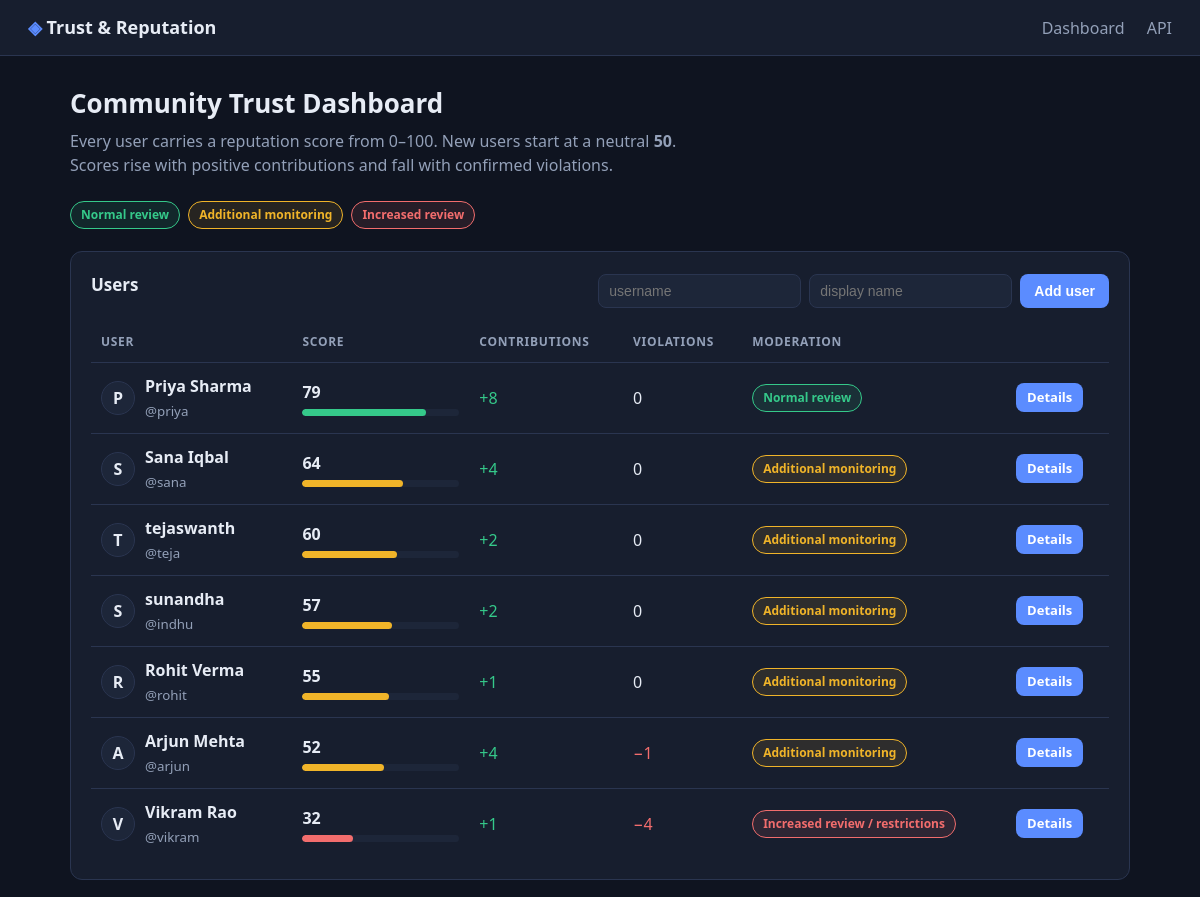
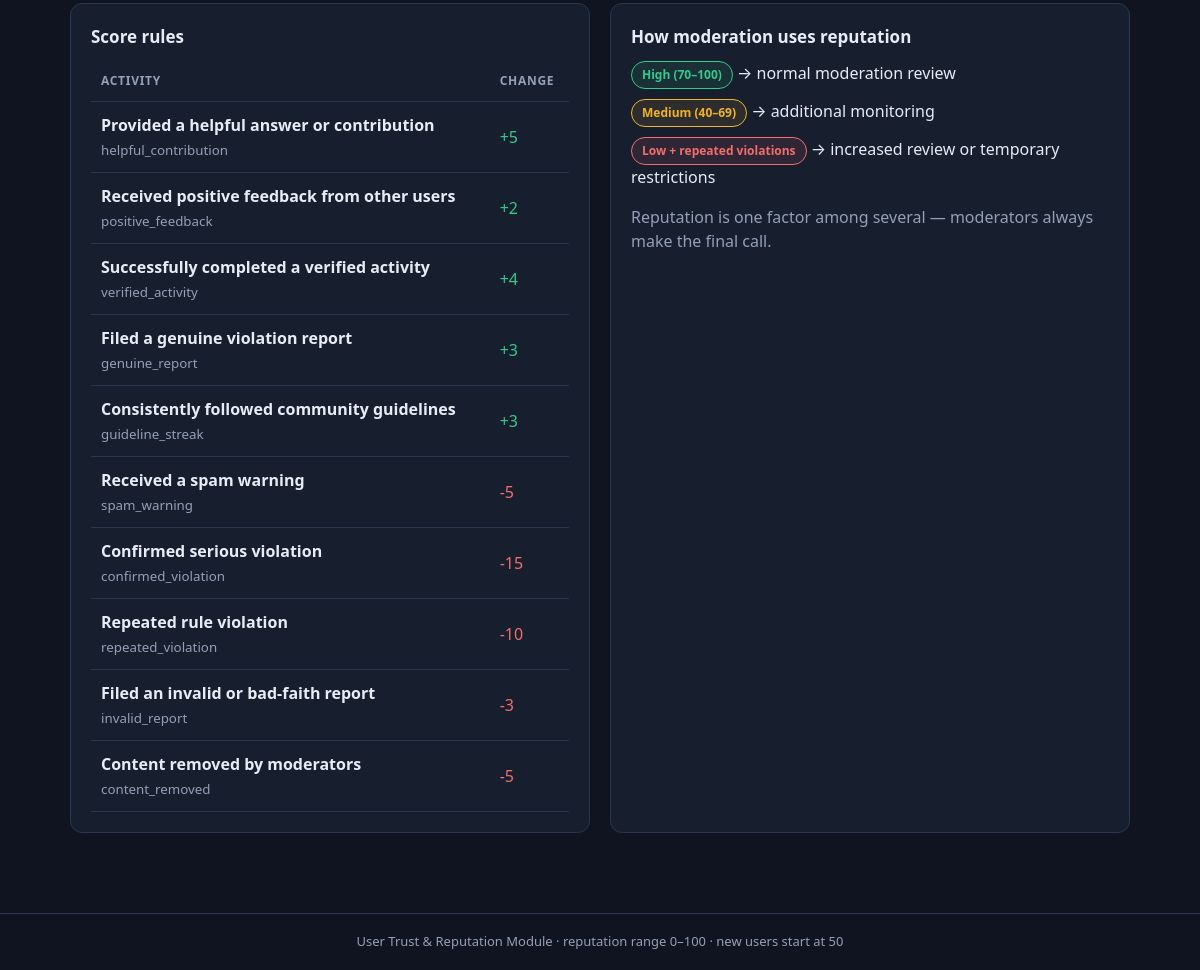
The page / on the database its author committed (2 pictures, top to bottom).
### tables this page shows
CREATE TABLE users (
    id           INTEGER PRIMARY KEY AUTOINCREMENT,
    username     TEXT NOT NULL UNIQUE,
    display_name TEXT NOT NULL,
    score        INTEGER NOT NULL DEFAULT 50,
    created_at   TEXT NOT NULL DEFAULT (datetime('now'))
);

CREATE TABLE events (
    id          INTEGER PRIMARY KEY AUTOINCREMENT,
    user_id     INTEGER NOT NULL REFERENCES users(id) ON DELETE CASCADE,
    type        TEXT NOT NULL,
    category    TEXT NOT NULL CHECK (category IN ('positive', 'violation')),
    description TEXT NOT NULL,
    points      INTEGER NOT NULL,
    created_at  TEXT NOT NULL DEFAULT (datetime('now'))
);

### app.py (the view)
@app.route("/")
def dashboard():
    users = [user_profile(u) for u in db.list_users()]
    return render_template(
        "dashboard.html",
        users=users,
        event_types=rep.EVENT_TYPES,
        default_score=rep.DEFAULT_SCORE,
    )

### app.py (called while the page is built)
def user_profile(user):
    events = db.list_events(user["id"])
    positive, violations = rep.summarize_events(events)
    tier = rep.moderation_tier(
        user["score"],
        violation_count=len(violations),
        repeated_violations=db.count_repeated_violations(user["id"]),
    )
    return {
        **user,
        "tier": tier,
        "events": events,
        "positive_contributions": positive,
        "violations": violations,
        "violation_count": len(violations),
        "counts": db.event_counts(user["id"]),
        "tips": rep.improvement_tips(user["score"], len(violations)),
        "score_min": rep.MIN_SCORE,
        "score_max": rep.MAX_SCORE,
    }

### database.py (called while the page is built)
def get_connection():
    conn = sqlite3.connect(DB_PATH)
    conn.row_factory = sqlite3.Row
    conn.execute("PRAGMA foreign_keys = ON")
    return conn

def list_users():
    with get_connection() as conn:
        return [dict(r) for r in conn.execute(
            "SELECT * FROM users ORDER BY score DESC, username ASC"
        ).fetchall()]

def list_events(user_id, limit=100):
    with get_connection() as conn:
        return [dict(r) for r in conn.execute(
            """SELECT * FROM events WHERE user_id = ?
               ORDER BY datetime(created_at) DESC, id DESC LIMIT ?""",
            (user_id, limit),
        ).fetchall()]

def count_repeated_violations(user_id):
    with get_connection() as conn:
        row = conn.execute(
            "SELECT COUNT(*) AS n FROM events WHERE user_id = ? AND type = 'repeated_violation'",
            (user_id,),
        ).fetchone()
        return row["n"]

def event_counts(user_id):
    with get_connection() as conn:
        rows = conn.execute(
            "SELECT type, COUNT(*) AS n FROM events WHERE user_id = ? GROUP BY type",
            (user_id,),
        ).fetchall()
        return {r["type"]: r["n"] for r in rows}

### reputation.py (called while the page is built)
def clamp(score):
    return max(MIN_SCORE, min(MAX_SCORE, int(score)))

def moderation_tier(score, violation_count=0, repeated_violations=0):
    score = clamp(score)
    if score >= 70 and repeated_violations == 0:
        key = "normal"
    elif score >= 40 and repeated_violations < 2:
        key = "monitor"
    else:
        key = "restricted"
    tier = dict(MODERATION_TIERS[key])
    tier["score"] = score
    tier["violation_count"] = violation_count
    tier["repeated_violations"] = repeated_violations
    return tier

### templates/dashboard.html (shortened to what this page needs)
{% extends "base.html" %}
{% block content %}
<section class="hero">
  <div>
    <h1>Community Trust Dashboard</h1>
    <p class="muted">
      Every user carries a reputation score from 0–100. New users start at a neutral
      <strong>{{ default_score }}</strong>. Scores rise with positive contributions and
      fall with confirmed violations.
    </p>
  </div>
  <div class="legend">
    <span class="tier-badge tier-normal">Normal review</span>
    <span class="tier-badge tier-monitor">Additional monitoring</span>
    <span class="tier-badge tier-restricted">Increased review</span>
  </div>
</section>
<section class="card">
  <div class="card-head">
    <h2>Users</h2>
    <form id="new-user-form" class="inline-form">
      <input id="new-username" type="text" placeholder="username" required>
      <input id="new-display" type="text" placeholder="display name">
      <button type="submit" class="btn">Add user</button>
    </form>
  </div>
  <table class="users-table">
    <thead>
      <tr>
        <th>User</th>
        <th>Score</th>
        <th class="hide-sm">Contributions</th>
        <th class="hide-sm">Violations</th>
        <th>Moderation</th>
        <th></th>
      </tr>
    </thead>
    <tbody>
      {% for u in users %}
      <tr>
        <td>
          <a class="user-link" href="{{ url_for('user_page', user_id=u.id) }}">
            <span class="avatar">{{ u.display_name[0] | upper }}</span>
            <span>
              <strong>{{ u.display_name }}</strong><br>
              <small class="muted">@{{ u.username }}</small>
            </span>
          </a>
        </td>
        <td>
          <div class="score-cell">
            <strong>{{ u.score }}</strong>
            <div class="bar"><div class="bar-fill {{ u.tier.key }}" style="width: {{ u.score }}%"></div></div>
          </div>
        </td>
        <td class="hide-sm positive">+{{ u.positive_contributions | length }}</td>
        <td class="hide-sm {% if u.violations %}negative{% endif %}">
          {% if u.violations %}−{{ u.violations | length }}{% else %}0{% endif %}
        </td>
        <td><span class="tier-badge tier-{{ u.tier.key }}">{{ u.tier.label }}</span></td>
        <td><a class="btn btn-sm" href="{{ url_for('user_page', user_id=u.id) }}">Details</a></td>
      </tr>
      {% else %}
      <tr><td colspan="6" class="muted">No users yet.</td></tr>
      {% endfor %}
    </tbody>
  </table>
</section>
<section class="grid-2">
  <div class="card">
    <h2>Score rules</h2>
    <table class="rules-table">
      <thead><tr><th>Activity</th><th>Change</th></tr></thead>
      <tbody>
        {% for type, (points, category, description) in event_types.items() %}
        <tr>
          <td>
            <strong>{{ description }}</strong><br>
            <small class="muted">{{ type }}</small>
          </td>
          <td class="{{ 'positive' if points > 0 else 'negative' }}">
            {{ '%+d' % points }}
          </td>
        </tr>
        {% endfor %}
      </tbody>
    </table>
  </div>
  <div class="card">
    <h2>How moderation uses reputation</h2>
    <ul class="tier-list">
      <li><span class="tier-badge tier-normal">High (70–100)</span> → normal moderation review</li>
      <li><span class="tier-badge tier-monitor">Medium (40–69)</span> → additional monitoring</li>
      <li><span class="tier-badge tier-restricted">Low + repeated violations</span> → increased review or temporary restrictions</li>
    </ul>
    <p class="muted">
      Reputation is one factor among several — moderators always make the final call.
    </p>
  </div>
</section>
{% endblock %}

### templates/base.html (shortened to what this page needs)
<!DOCTYPE html>
<html lang="en">
<head>
  <link rel="stylesheet" href="{{ url_for('static', filename='style.css') }}">
</head>
<body>
  <header class="topbar">
    <a class="brand" href="{{ url_for('dashboard') }}">
      <span class="brand-mark">◈</span> Trust&nbsp;&amp;&nbsp;Reputation
    </a>
    <nav>
      <a href="{{ url_for('dashboard') }}">Dashboard</a>
      <a href="{{ url_for('api_leaderboard') }}">API</a>
    </nav>
  </header>
  <main class="container">
    {% block content %}{% endblock %}
  </main>
  <footer class="footer">
    User Trust &amp; Reputation Module · reputation range 0–100 · new users start at 50
  </footer>
</body>
</html>

### static/style.css (style rules this page uses)
:root { --bg: #0f1420; --panel: #171e2e; --panel-2: #1d2639; --border: #2a3550; --text: #e7ecf5; --muted: #93a0b8; --accent: #5b8cff; --positive: #35c98a; --negative: #f26d6d; --normal: #35c98a; --monitor: #f0b429; --restricted: #f26d6d; }
* { box-sizing: border-box; }
body { margin: 0; font-family: "Segoe UI", system-ui, -apple-system, sans-serif; background: var(--bg); color: var(--text); line-height: 1.5; }
a { color: var(--accent); text-decoration: none; }
.topbar { display: flex; justify-content: space-between; align-items: center; padding: 14px 28px; background: var(--panel); border-bottom: 1px solid var(--border); }
.brand { font-weight: 700; font-size: 18px; color: var(--text); }
.brand-mark { color: var(--accent); }
.topbar nav a { margin-left: 18px; color: var(--muted); }
.container { max-width: 1100px; margin: 0 auto; padding: 28px 20px 60px; }
.footer { text-align: center; color: var(--muted); font-size: 13px; padding: 18px; border-top: 1px solid var(--border); }
.muted { color: var(--muted); }
.positive { color: var(--positive); }
.negative { color: var(--negative); }
.hero { display: flex; justify-content: space-between; align-items: center; gap: 24px; flex-wrap: wrap; margin-bottom: 22px; }
.hero h1 { margin: 0 0 6px; font-size: 26px; }
.hero p { margin: 0; max-width: 640px; }
.legend { display: flex; gap: 8px; flex-wrap: wrap; }
.card { background: var(--panel); border: 1px solid var(--border); border-radius: 12px; padding: 20px; margin-bottom: 20px; }
.card h2 { margin: 0 0 12px; font-size: 17px; }
.card-head { display: flex; justify-content: space-between; align-items: center; gap: 16px; flex-wrap: wrap; }
.grid-2 { display: grid; grid-template-columns: 1fr 1fr; gap: 20px; }
.users-table, .rules-table { width: 100%; border-collapse: collapse; margin-top: 12px; }
.users-table th, .users-table td, .rules-table th, .rules-table td { text-align: left; padding: 11px 10px; border-bottom: 1px solid var(--border); vertical-align: middle; }
.users-table th, .rules-table th { font-size: 12px; text-transform: uppercase; letter-spacing: .06em; color: var(--muted); }
.users-table tr:last-child td { border-bottom: none; }
.user-link { display: flex; align-items: center; gap: 10px; color: var(--text); }
.avatar { display: inline-flex; align-items: center; justify-content: center; width: 34px; height: 34px; border-radius: 50%; background: var(--panel-2); border: 1px solid var(--border); font-weight: 700; flex: 0 0 auto; }
.score-cell { min-width: 130px; }
.bar { height: 7px; background: var(--panel-2); border-radius: 6px; overflow: hidden; margin-top: 5px; }
.bar-fill { height: 100%; border-radius: 6px; transition: width .3s; }
.bar-fill.normal { background: var(--normal); }
.bar-fill.monitor { background: var(--monitor); }
.bar-fill.restricted { background: var(--restricted); }
.tier-badge { display: inline-block; font-size: 12px; font-weight: 600; padding: 4px 10px; border-radius: 999px; border: 1px solid; white-space: nowrap; }
.tier-normal { color: var(--normal); border-color: var(--normal); background: rgba(53,201,138,.1); }
.tier-monitor { color: var(--monitor); border-color: var(--monitor); background: rgba(240,180,41,.1); }
.tier-restricted { color: var(--restricted); border-color: var(--restricted); background: rgba(242,109,109,.1); }
.btn { display: inline-block; background: var(--accent); color: #fff; border: none; border-radius: 8px; padding: 8px 14px; font-size: 14px; font-weight: 600; cursor: pointer; }
.btn-sm { padding: 5px 11px; font-size: 13px; }
.inline-form { display: flex; gap: 8px; flex-wrap: wrap; }
.inline-form input, .stack-form input, .stack-form select { background: var(--panel-2); border: 1px solid var(--border); color: var(--text); border-radius: 8px; padding: 8px 10px; font-size: 14px; }
.tier-list { list-style: none; margin: 0 0 10px; padding: 0; }
.tier-list li { margin-bottom: 10px; }

### rows shown on the page
users: display_name "P", display_name "Priya Sharma", username "priya", score "79", positive_contributions|length "8", shows "0", tier.label "Normal review"
users: display_name "S", display_name "Sana Iqbal", username "sana", score "64", positive_contributions|length "4", shows "0", tier.label "Additional monitoring"
users: display_name "T", display_name "tejaswanth", username "teja", score "60", positive_contributions|length "2", tier.label "Additional monitoring"
users: display_name "S", display_name "sunandha", username "indhu", score "57", positive_contributions|length "2", shows "0", tier.label "Additional monitoring"
users: display_name "R", display_name "Rohit Verma", username "rohit", score "55", positive_contributions|length "1", shows "0", tier.label "Additional monitoring"
users: display_name "A", display_name "Arjun Mehta", username "arjun", score "52", positive_contributions|length "4", violations|length "1", tier.label "Additional monitoring"
users: display_name "V", display_name "Vikram Rao", username "vikram", score "32", positive_contributions|length "1", violations|length "4", tier.label "Increased review / restrictions"
events: description "Consistently followed community guidelines", type "guideline_streak", points "+3"
events: description "Received a spam warning", type "spam_warning", points "-5"
events: description "Confirmed serious violation", type "confirmed_violation", points "-15"
events: description "Repeated rule violation", type "repeated_violation", points "-10"
events: description "Filed an invalid or bad-faith report", type "invalid_report", points "-3"
events: description "Content removed by moderators", type "content_removed", points "-5"

### other values the page prints
{{ default_score }} "50"
{{ description }} "Provided a helpful answer or contribution" "Received positive feedback from other users" "Successfully completed a verified activity" "Filed a genuine violation report"
{{ type }} "helpful_contribution" "positive_feedback" "verified_activity" "genuine_report"
{{ '%+d' % points }} "+5" "+2" "+4" "+3"
